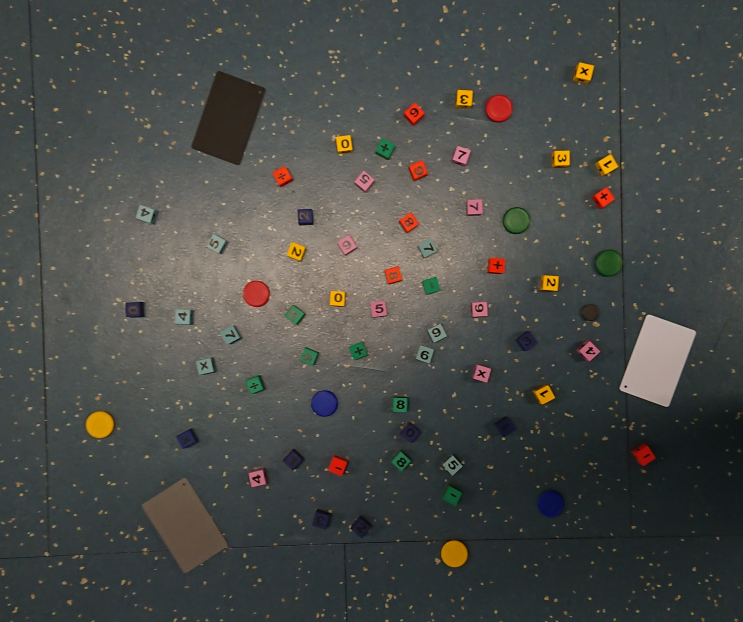
#> input picture test.jpg, 2229 x 1866 px (shown at 1/3 size)
$ python main.py
#> lines starting #> are read from the running program, lines starting #| are printed output that depends on the picture; after the words box and inside, x2 and y2 are one past the last pixel; in counts of white or black regions, pixels touching at a corner belong together
import cv2 as cv
import numpy as np
from erode import main

RED = (255, 0, 0)
GREEN = (0, 255, 0)
BLUE = (0, 0, 255)


def show(name, img):
    # cv.imshow(name, cv.resize(img, (800, 600)))
    cv.namedWindow(name, cv.WINDOW_KEEPRATIO)
    cv.imshow(name, img)
    cv.resizeWindow(name, 1200, 1000)


def calculate_circularity(contour):
    perimeter = cv.arcLength(contour, True)
    area = cv.contourArea(contour)

    if perimeter == 0:  # Avoid division by zero
        return 0

    circularity = (4 * np.pi * area) / (perimeter ** 2)
    return circularity


def transform(mask):
    return mask
    # [5 lines of commented-out code are left out]


def eccentricity(contour):
    ellipse = cv.fitEllipse(contour)
    (x, y), (major_axis, minor_axis), angle = ellipse

    # Compute eccentricity
    a = max(major_axis, minor_axis) / 2  # Semi-major axis
    b = min(major_axis, minor_axis) / 2  # Semi-minor axis
    return np.sqrt(1 - (b**2 / a**2))


def segments(contour):
    epsilon = 0.02*cv.arcLength(contour,True)
    approx = cv.approxPolyDP(contour,epsilon,True)
    # cv.polylines(img, [approx], isClosed=True, color=(0, 255, 0), thickness=3)
    return approx


def classify(name, mask):
    contours, _ = cv.findContours(mask, cv.RETR_EXTERNAL, cv.CHAIN_APPROX_SIMPLE)

    # cv.drawContours(img, contours, -1, (255, 255, 255), 2)  # White contours

    for i, contour in enumerate(contours):
        if cv.contourArea(contour) <= 100:  # Filter small noise
            continue

        # Get bounding box for contour
        x, y, w, h = cv.boundingRect(contour)

        # Draw contour
        segs = segments(contour)

        if len(segs) > 6:
            shape = "Circle"
            color = RED
        else:
            shape = "Square"
            color = GREEN
        # shape = f'{shape}{len(approx)}'
        cv.putText(img, shape, (x, y - 10), cv.FONT_HERSHEY_SIMPLEX, 0.6, (0, 255, 0), 2)
        cv.rectangle(img, (x, y), (x + w, y + h), color, 2)
    show(name, img)


# Load image
img = cv.imread("test.jpg")
#> img is the input picture: shape (1866, 2229, 3); mean B, G, R 71.1, 74.8, 73.3
hsv = cv.cvtColor(img, cv.COLOR_BGR2HSV)
#> hsv: shape (1866, 2229, 3); mean H, S, V 69.2, 38.9, 79.2


# Create color detecting masks
yellow_low = (18, 76, 161)
yellow_high = (41, 255, 255)

red_low = (0, 98, 135)
red_high = (8, 255, 255)

green_low = (43, 80, 66)
green_high = (104, 220, 143)

cyan_low = (66, 0, 118)
cyan_high = (148, 65, 195)

pink_low = (161, 0, 166)
pink_high = (360, 195, 255)

blue_low = (97, 78, 38)
blue_high = (134, 255, 255)

yellow_mask = cv.inRange(hsv, yellow_low, yellow_high)
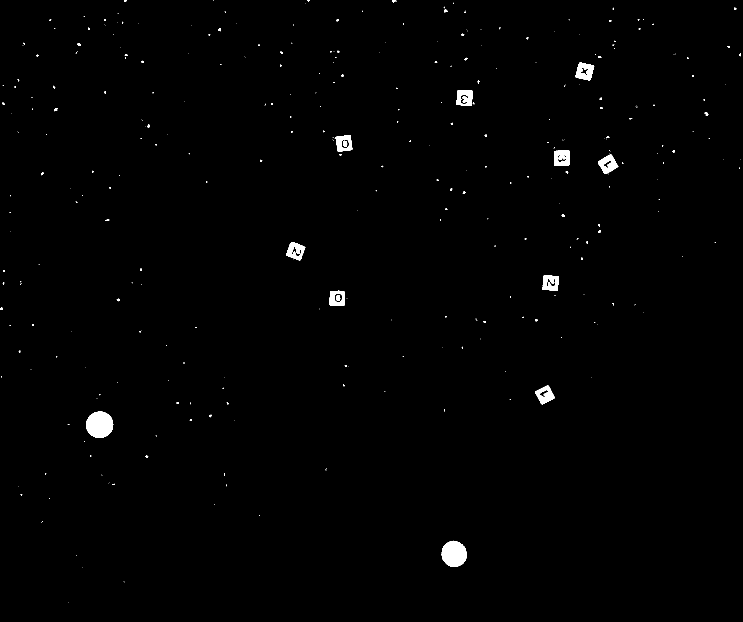
#> yellow_mask: shape (1866, 2229) (shown at 1/3 size); 0.69% white; 369 white regions (294 under 20 px), largest, box (x1, y1, x2, y2) and area: (258, 1235, 340, 1314) 5029, (1325, 1622, 1401, 1701) 4556, (1726, 187, 1783, 242) 1900
red_mask = cv.inRange(hsv, red_low, red_high)
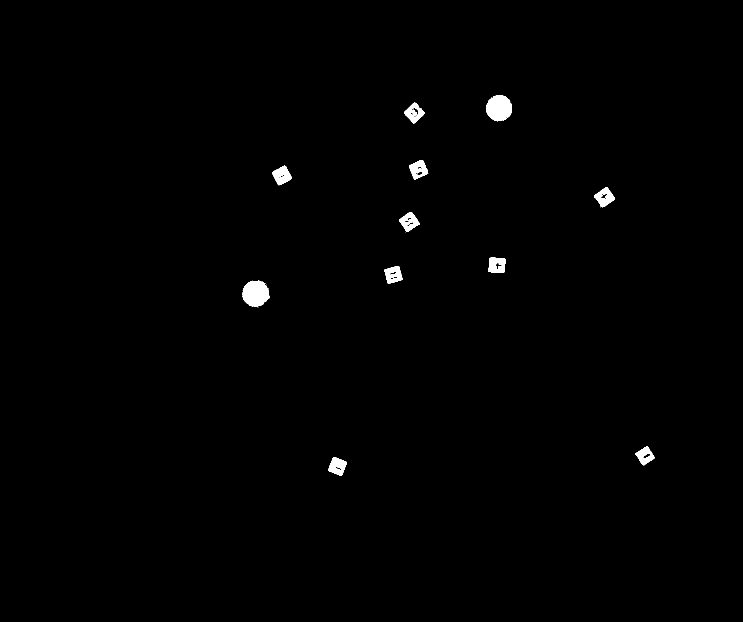
#> red_mask: shape (1866, 2229) (shown at 1/3 size); 0.63% white; 24 white regions (12 under 20 px), largest, box (x1, y1, x2, y2) and area: (728, 843, 810, 919) 4701, (1459, 286, 1536, 364) 4641, (816, 497, 876, 556) 2011
green_mask = cv.inRange(hsv, green_low, green_high)
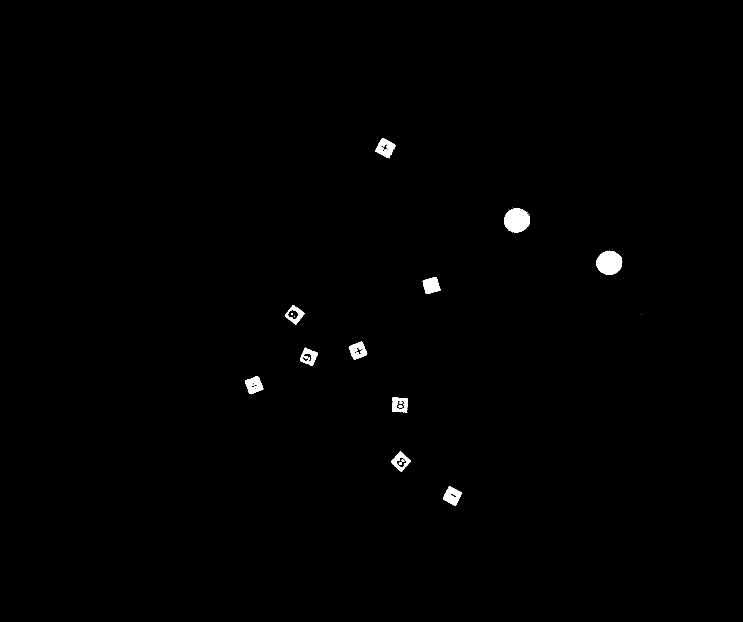
#> green_mask: shape (1866, 2229) (shown at 1/3 size); 0.56% white; 29 white regions (12 under 20 px), largest, box (x1, y1, x2, y2) and area: (1512, 625, 1590, 697) 4325, (1789, 752, 1867, 825) 4321, (1126, 414, 1186, 474) 1973
cyan_mask = cv.inRange(hsv, cyan_low, cyan_high)
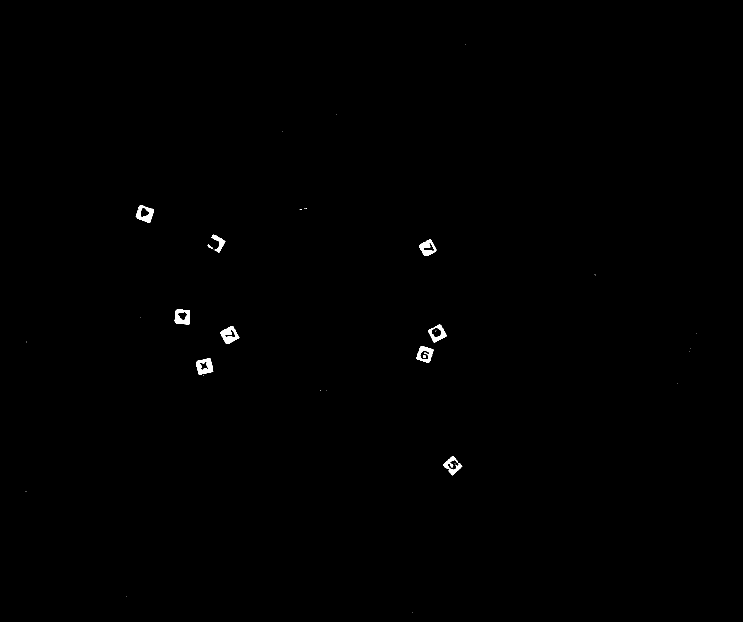
#> cyan_mask: shape (1866, 2229) (shown at 1/3 size); 0.28% white; 33 white regions (22 under 20 px), largest, box (x1, y1, x2, y2) and area: (661, 978, 718, 1032) 1519, (588, 1075, 640, 1124) 1490, (524, 928, 570, 973) 1403
pink_mask = cv.inRange(hsv, pink_low, pink_high)
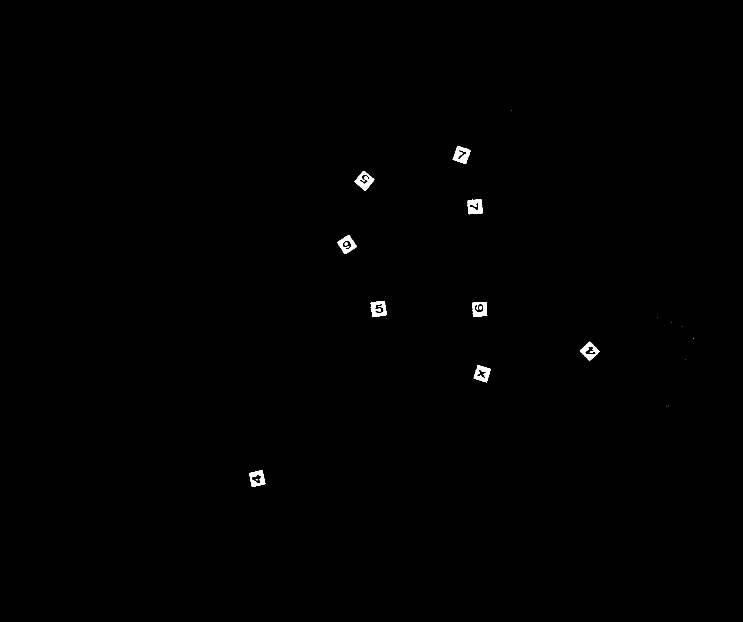
#> pink_mask: shape (1866, 2229) (shown at 1/3 size); 0.31% white; 21 white regions (9 under 20 px), largest, box (x1, y1, x2, y2) and area: (1358, 438, 1412, 492) 1551, (1403, 599, 1448, 643) 1519, (1064, 513, 1123, 572) 1492
blue_mask = cv.inRange(hsv, blue_low, blue_high)
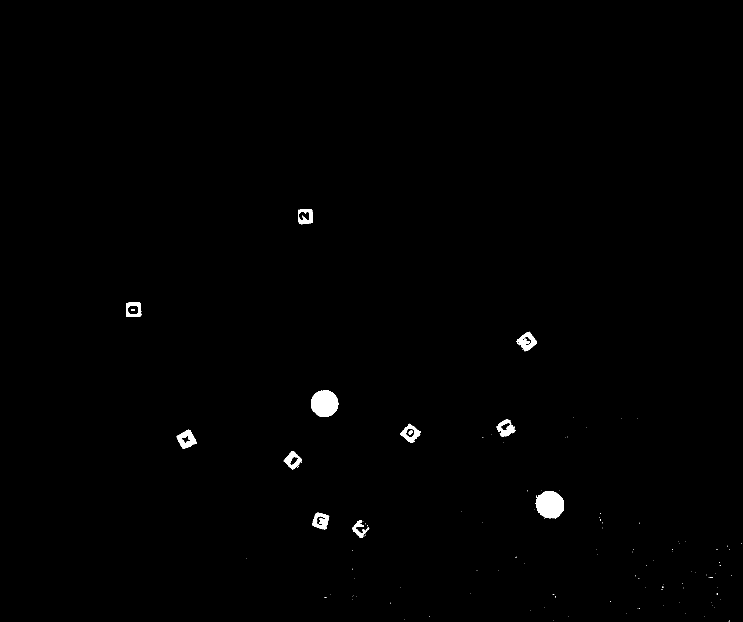
#> blue_mask: shape (1866, 2229) (shown at 1/3 size); 0.55% white; 132 white regions (119 under 20 px)

yellow_mask = transform(yellow_mask)
red_mask = transform(red_mask)
green_mask = transform(green_mask)
cyan_mask = transform(cyan_mask)
pink_mask = transform(pink_mask)
blue_mask = transform(blue_mask)

# classify('yellow', yellow_mask)
classify('red', red_mask)
#> in classify, `contours, _ = cv.findContours(mask, cv.RETR_EXTERNAL, cv.CHAIN_APPROX_..`: contours = 23 contours, 12 with area under 20; largest, box (x1, y1, x2, y2) and area: (728, 843, 810, 919) 4588, (1459, 286, 1536, 364) 4518, (1782, 562, 1845, 622) 2064, (1212, 308, 1274, 371) 2052, (1227, 480, 1285, 538) 2044
#> the loop in classify, `for i, contour in enumerate(contours):` made 23 passes
#> (x, y, w, h, epsilon in segments, segs, shape, color) on passes 1, 2, 12, 13, 15, 17: (984, 1371, 57, 56, 3.69, [[1001, 1371], [984, 1410], [1024, 1426], [1040, 1387]], 'Square', (0, 255, 0)), (1906, 1339, 59, 57, 3.59, [[1942, 1339], [1906, 1360], [1930, 1395], [1964, 1373]], 'Square', (0, 255, 0)), (1153, 798, 55, 53, 3.89, [[1195, 798], [1154, 808], [1164, 850], [1207, 838]], 'Square', (0, 255, 0)), (1465, 772, 51, 47, 3.72, [[1468, 775], [1465, 813], [1511, 818], [1515, 777]], 'Square', (0, 255, 0)), (1197, 636, 62, 60, 4.03, [[1234, 636], [1197, 659], [1221, 695], [1258, 672]], 'Square', (0, 255, 0)), (1782, 562, 63, 60, 3.82, [[1822, 562], [1782, 588], [1806, 621], [1844, 597]], 'Square', (0, 255, 0))
#> (x, y, w, h, epsilon in segments, shape, color) on passes 9, 23: (728, 843, 82, 76, 6.39, 'Circle', (255, 0, 0)), (1459, 286, 77, 78, 5.93, 'Circle', (255, 0, 0))


cv.waitKey()
